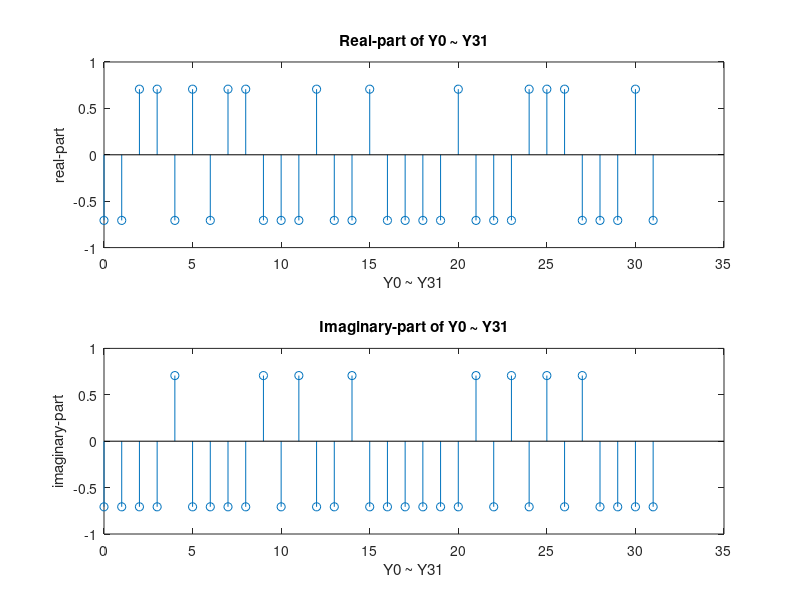
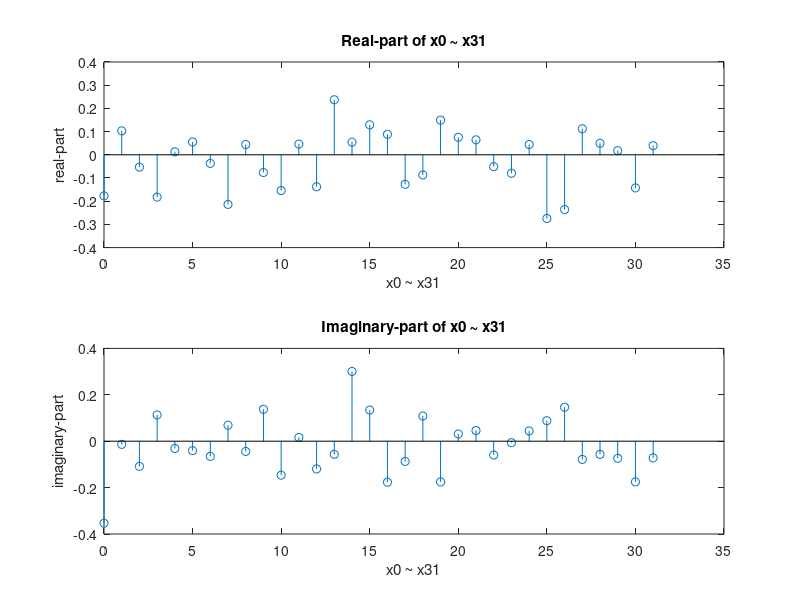
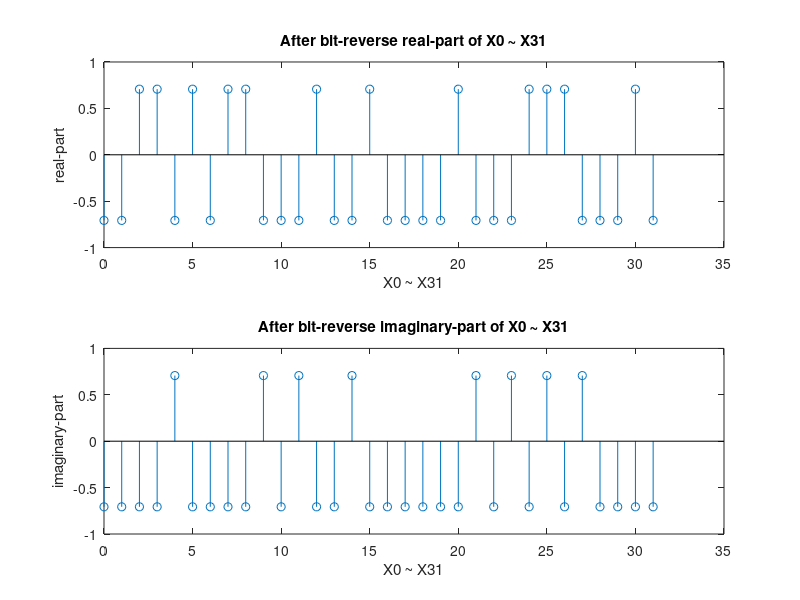
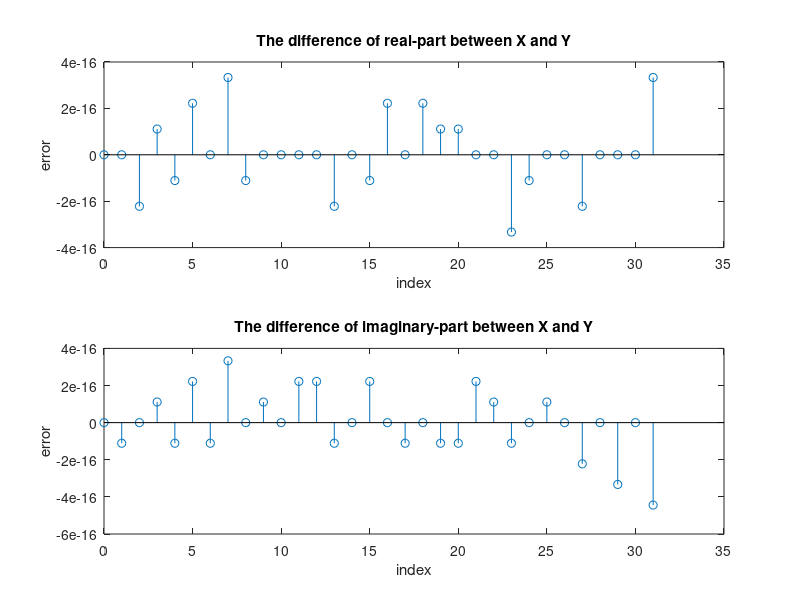

MATLAB code for these plots, in order: (Note: this script raises an error after producing the figures.)
clear all;close all;clc;
%% generate 32 input
S = 1/sqrt(2) * [1+i, 1-i, -1+i, -1-i];
rng('default');
Y = S(randi(4, 1, 32));
x = ifft(Y);

m = 0:1:31;

figure(1)
subplot(211), stem(m, real(Y))
title('Real-part of Y0 ~ Y31')
xlabel('Y0 ~ Y31')
ylabel('real-part')
subplot(212), stem(m, imag(Y))
title('Imaginary-part of Y0 ~ Y31')
xlabel('Y0 ~ Y31')
ylabel('imaginary-part')

figure(2)
subplot(211), stem(m, real(x))
title('Real-part of x0 ~ x31')
xlabel('x0 ~ x31')
ylabel('real-part')
subplot(212), stem(m, imag(x))
title('Imaginary-part of x0 ~ x31')
xlabel('x0 ~ x31')
ylabel('imaginary-part')


%% 32-point fft
f1 = @(a, b, neg) (a + (b*neg));
f2 = @(a, b, neg) (a + (b*neg));
f3 = @(a, b, neg) (a + (b*neg));
f4 = @(a, b, neg) (a + (b*neg));
f5 = @(a, b, neg) (a + (b*neg));

x_in = [x zeros(1, length(x))];

%
s1_w_1 = ones(1,16);
s1_w_n = [exp(-j * 2 * pi / 32 * (0:15)) s1_w_1 exp(-j * 2 * pi / 32 * (0:15)) s1_w_1 ];
w_s1_real_floor = floor(real(s1_w_n) * 2^(13-2));
w_s1_imag_floor = floor(imag(s1_w_n) * 2^(13-2));
%
s2_w_1 = ones(1,8);
s2_w = [exp(-j * 2 * pi / 32 * 0) exp(-j * 2 * pi / 32 * 2)  exp(-j * 2 * pi / 32 * 4)  exp(-j * 2 * pi / 32 * 6)... 
        exp(-j * 2 * pi / 32 * 8) exp(-j * 2 * pi / 32 * 10) exp(-j * 2 * pi / 32 * 12) exp(-j * 2 * pi / 32 * 14)];
s2_w_n = [s2_w s2_w_1 s2_w s2_w_1 s2_w s2_w_1 s2_w s2_w_1];
w_s2_real_floor = floor(real(s2_w_n) * 2^(13-2));
w_s2_imag_floor = floor(imag(s2_w_n) * 2^(13-2));
%
s3_w_1 = ones(1,4);
s3_w = [exp(-j * 2 * pi / 32 * 0) exp(-j * 2 * pi / 32 * 4) exp(-j * 2 * pi / 32 * 8) exp(-j * 2 * pi / 32 * 12)];
s3_w_n = [s3_w s3_w_1 s3_w s3_w_1 s3_w s3_w_1 s3_w s3_w_1 s3_w s3_w_1 s3_w s3_w_1 s3_w s3_w_1 s3_w s3_w_1];
w_s3_real_floor = floor(real(s3_w_n) * 2^(13-2));
w_s3_imag_floor = floor(imag(s3_w_n) * 2^(13-2));
%
s4_w_1 = ones(1,2);
s4_w = [exp(-j * 2 * pi / 32 * 0) exp(-j * 2 * pi / 32 * 8)];
s4_w_n = [s4_w s4_w_1 s4_w s4_w_1 s4_w s4_w_1 s4_w s4_w_1 ...
          s4_w s4_w_1 s4_w s4_w_1 s4_w s4_w_1 s4_w s4_w_1 ...
          s4_w s4_w_1 s4_w s4_w_1 s4_w s4_w_1 s4_w s4_w_1 ...
          s4_w s4_w_1 s4_w s4_w_1 s4_w s4_w_1 s4_w s4_w_1];
w_s4_real_floor = floor(real(s4_w_n) * 2^(13-2));
w_s4_imag_floor = floor(imag(s4_w_n) * 2^(13-2));
s5_w_n = ones(1, 64);
%

s1 = zeros(1,16);
s2 = zeros(1,8);
s3 = zeros(1,4);
s4 = zeros(1,2);
s5 = zeros(1,1);

s1_bypass = ones(1, 16);
s1_butterfly = zeros(1, 16);
s2_bypass = ones(1, 8);
s2_butterfly = zeros(1, 8);
s3_bypass = ones(1, 4);
s3_butterfly = zeros(1, 4);
s4_bypass = ones(1, 2);
s4_butterfly = zeros(1, 2);
s1_bypass_mode = [s1_bypass s1_butterfly s1_bypass s1_butterfly];
s2_bypass_mode = [s2_bypass s2_butterfly s2_bypass s2_butterfly s2_bypass s2_butterfly s2_bypass s2_butterfly];
s3_bypass_mode = [s3_bypass s3_butterfly s3_bypass s3_butterfly s3_bypass s3_butterfly s3_bypass s3_butterfly...
                  s3_bypass s3_butterfly s3_bypass s3_butterfly s3_bypass s3_butterfly s3_bypass s3_butterfly];
s4_bypass_mode = [s4_bypass s4_butterfly s4_bypass s4_butterfly s4_bypass s4_butterfly s4_bypass s4_butterfly...
                  s4_bypass s4_butterfly s4_bypass s4_butterfly s4_bypass s4_butterfly s4_bypass s4_butterfly...
                  s4_bypass s4_butterfly s4_bypass s4_butterfly s4_bypass s4_butterfly s4_bypass s4_butterfly...
                  s4_bypass s4_butterfly s4_bypass s4_butterfly s4_bypass s4_butterfly s4_bypass s4_butterfly];
s5_bypass_mode = [1 0 1 0 1 0 1 0 1 0 1 0 1 0 1 0 ...
                  1 0 1 0 1 0 1 0 1 0 1 0 1 0 1 0 ...
                  1 0 1 0 1 0 1 0 1 0 1 0 1 0 1 0 ...
                  1 0 1 0 1 0 1 0 1 0 1 0 1 0 1 0];


s1_butterfly_mode = zeros(1, length(x_in));
s2_butterfly_mode = zeros(1, length(x_in));
s3_butterfly_mode = zeros(1, length(x_in));
s4_butterfly_mode = zeros(1, length(x_in));
s5_butterfly_mode = zeros(1, length(x_in));

s1_bypass_arr = zeros(1,length(x_in));
s2_bypass_arr = zeros(1,length(x_in));
s3_bypass_arr = zeros(1,length(x_in));
s4_bypass_arr = zeros(1,length(x_in));
s5_bypass_arr = zeros(1,length(x_in));

s1_val_out = [];
s2_val_out = [];
s3_val_out = [];
s4_val_out = [];
s5_val_out = zeros(1,length(x_in)); %64
for i = 1:length(x_in)
    
    % stage 1
    s1_pop = s1(end);
    
    if s1_bypass_mode(i) == 1
        % by pass
        s1 = [x_in(i) s1(1:end-1)];
        s1_val = s1_pop;
    else
        % butterfly
        s1_val = f1(s1_pop, x_in(i), 1);
        s1 = [f1(s1_pop, x_in(i), -1) s1(1:end-1)];
        s1_butterfly_mode(i) = 1;
    end
    s1_val = s1_val * s1_w_n(i);
%     s1_val = s1_val;

    s1_val_out = [s1_val_out s1_val];
    floor_s1_out_real = floor(real(s1_val_out) * 2^(13-2));
    floor_s1_out_imag = floor(imag(s1_val_out) * 2^(13-2));
%     floor_s1_out_real = floor(real(s1_val_out) * 2^(12-1));
%     floor_s1_out_imag = floor(imag(s1_val_out) * 2^(12-1));
    
    % stage 2
    s2_pop = s2(end);
    
    if s2_bypass_mode(i) == 1  
        % by pass
        s2_val = s2_pop;
        s2 = [s1_val s2(1:end-1)];
    else
        % butterfly
        s2_val = f2(s2_pop, s1_val, 1);
        s2 = [f2(s2_pop, s1_val, -1) s2(1:end-1)];
        s2_butterfly_mode(i) = 1;
    end
    s2_val = s2_val * s2_w_n(i);
%     s2_val = s2_val;
    
    s2_val_out = [s2_val_out s2_val];
    floor_s2_out_real = floor(real(s2_val_out) * 2^(14-2));
    floor_s2_out_imag = floor(imag(s2_val_out) * 2^(14-2));
% 
% 
    % stage 3
    s3_pop = s3(end);

    if s3_bypass_mode(i) == 1
        % by pass
        s3_val = s3_pop;
        s3 = [s2_val s3(1:end-1)];
    else
        % butterfly
        s3_val = f3(s3_pop, s2_val, 1);
        s3 = [f3(s3_pop, s2_val, -1) s3(1:end-1)];
        s3_butterfly_mode(i) = 1;
    end
    s3_val = s3_val * s3_w_n(i);
    
    s3_val_out = [s3_val_out s3_val];
    floor_s3_out_real = floor(real(s3_val_out) * 2^(15-2));
    floor_s3_out_imag = floor(imag(s3_val_out) * 2^(15-2));
    
    % stage 4
    s4_pop = s4(end);

    if s4_bypass_mode(i) == 1
        % by pass
        s4_val = s4_pop;
        s4 = [s3_val s4(1:end-1)];
    else
        % butterfly
        s4_val = f4(s4_pop, s3_val, 1);
        s4 = [f4(s4_pop, s3_val, -1) s4(1:end-1)];
        s4_butterfly_mode(i) = 1;
    end
    s4_val = s4_val * s4_w_n(i);
%     s4_val = s4_val ;
    
    s4_val_out = [s4_val_out s4_val];
    floor_s4_out_real = floor(real(s4_val_out) * 2^(16-2));
    floor_s4_out_imag = floor(imag(s4_val_out) * 2^(16-2));
    
    % stage 5
    s5_pop = s5;

    if s5_bypass_mode(i) == 1
        % by pass
        s5_val = s5_pop;
        s5 = s4_val;
    else
        % butterfly
        s5_val = f5(s5_pop, s4_val, 1);
        s5 = f5(s5_pop, s4_val, -1);
        s5_butterfly_mode(i) = 1;
    end

    s5_val_out(i) = s5_val;  % M1:1~16; M2:17~32
    
end
% x_ifft_sdf = s5_val_out(1, 8:15);
floor_s5_out_real = floor(real(s5_val_out) * 2^(17-3));
floor_s5_out_imag = floor(imag(s5_val_out) * 2^(17-3));

% bit-reverse
M1 = s5_val_out(32:47);
M2 = s5_val_out(48:63);
x_ifft_bitrev = [];
M_index = [1 9 5 13 3 11 7 15 2 10 6 14 4 12 8 16];
for k = 1:16
    x_ifft_bitrev = [x_ifft_bitrev M1(M_index(k)) M2(M_index(k))];
end

floor_bitrev_out_real = floor(real(x_ifft_bitrev) * 2^(17-3));
floor_bitrev_out_imag = floor(imag(x_ifft_bitrev) * 2^(17-3));


differ_XY = x_ifft_bitrev - Y;

figure(3)
subplot(211), stem(m, real(x_ifft_bitrev))
title('After bit-reverse real-part of X0 ~ X31')
xlabel('X0 ~ X31')
ylabel('real-part')
subplot(212), stem(m, imag(x_ifft_bitrev))
title('After bit-reverse imaginary-part of X0 ~ X31')
xlabel('X0 ~ X31')
ylabel('imaginary-part')
figure(4)
subplot(211), stem(m, real(differ_XY))
title('The difference of real-part between X and Y')
xlabel('index')
ylabel('error')
subplot(212), stem(m, imag(differ_XY))
title('The difference of imaginary-part between X and Y')
xlabel('index')
ylabel('error')

% close all;

%% write data
x_in_real = floor( real(x_in) * 2^(12-1) );
x_in_imag = floor( imag(x_in) * 2^(12-1) );

fid = fopen('inData.txt','w');
for k = 1:length(x_in)
    fprintf(fid, "%d %d\n", x_in_real(k), x_in_imag(k));
end
fclose(fid);

fid = fopen('inReal.txt','w');
for k = 1:length(x_in)
    fprintf(fid, "%d\n", x_in_real(k));
end
fclose(fid);
fid = fopen('inImag.txt','w');
for k = 1:length(x_in)
    fprintf(fid, "%d\n", x_in_imag(k));
end
fclose(fid);

a = zeros(1,200);
for k = 1 : 200
    if (k==2)
        a(k)=1;
    else
        a(k)=0;
    end
end
fid = fopen('rst2fpga.txt','w');
for k = 1:200
    fprintf(fid, "%d \n", a(k));
end
fclose(fid);

b = ones(1,200);
for k = 1 : 200
    if (k==1 || k ==2)
        b(k)=0;
    else
        b(k)=1;
    end
end
fid = fopen('en2fpga.txt','w');
for k = 1:200
    fprintf(fid, "%d \n", b(k));
end
fclose(fid);

%% read data
A = zeros(1, 32);
A( 1, :) = textread('D:\Chiao\DCCDlab\lab_6\lab6_fft32\lab6_fft32.sim\sim_1\behav\xsim\output_real.txt', '%n');
out_real_verilog = A(1,:)/2^14;

B = zeros(1, 32);
B( 1, :) = textread('D:\Chiao\DCCDlab\lab_6\lab6_fft32\lab6_fft32.sim\sim_1\behav\xsim\output_imag.txt', '%n');
out_imag_verilog = B(1,:)/2^14;

error_real = abs(real(x_ifft_bitrev) - out_real_verilog);
error_imag = abs(imag(x_ifft_bitrev) - out_imag_verilog);

figure(6)
subplot(211), stem(m, error_real)
title('The difference of real-part output between Matlab and Verilog')
xlabel('index')
ylabel('error')
subplot(212), stem(m, error_imag)
title('The difference of imaginary-part output between Matlab and Verilog')
xlabel('index')
ylabel('error')

figure(7)
stem(log2(mean(error_real)))
title('The error of real-part output between Matlab and Verilog')
ylabel('error(log2)')
figure(8)
stem(log2(mean(error_imag)))
title('The error of imaginary-part output between Matlab and Verilog')
ylabel('error(log2)')

close all;